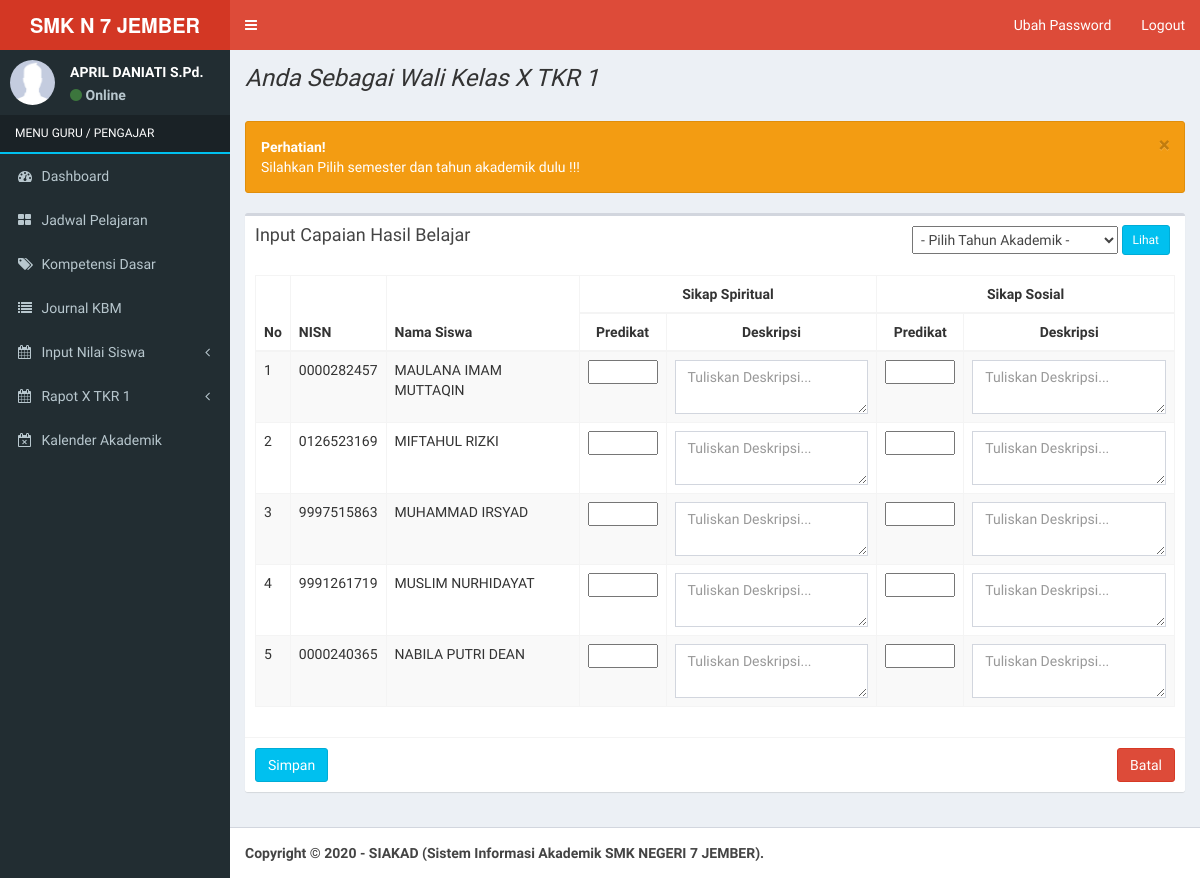
Screenshot of /index_guru.php?view=capaianhasilbelajar_wakel (signed in) with the database file from the repository.
### tables this page shows
CREATE TABLE `guru` (
  `nip` varchar(30) NOT NULL,
  `password` varchar(255) NOT NULL,
  `nama_guru` varchar(150) NOT NULL,
  `tempat_lahir` varchar(150) NOT NULL,
  `tanggal_lahir` date NOT NULL,
  `id_jenis_kelamin` int(11) NOT NULL,
  `id_agama` int(11) NOT NULL,
  `telepon` varchar(15) NOT NULL,
  `email` varchar(150) NOT NULL,
  `alamat_jalan` varchar(255) NOT NULL,
  `rt` varchar(5) NOT NULL,
  `rw` varchar(5) NOT NULL,
  `nama_dusun` varchar(100) NOT NULL,
  `desa_kelurahan` varchar(100) NOT NULL,
  `kecamatan` varchar(100) NOT NULL,
  `kabupaten` varchar(150) NOT NULL,
  `kode_pos` int(10) NOT NULL,
  `nuptk` varchar(50) NOT NULL,
  `nik` varchar(50) NOT NULL,
  `tmt` varchar(20) NOT NULL,
  `id_status_kepegawaian` int(5) NOT NULL,
  `id_jenis_ptk` int(5) NOT NULL,
  `id_status_keaktifan` int(5) NOT NULL,
  `foto` varchar(255) NOT NULL,
  `id_golongan` int(5) NOT NULL
);

CREATE TABLE `kelas` (
  `kode_kelas` varchar(10) NOT NULL,
  `nip` varchar(30) NOT NULL,
  `kode_jurusan` varchar(10) NOT NULL,
  `kode_ruangan` varchar(10) NOT NULL,
  `nama_kelas` varchar(20) NOT NULL,
  `aktif` enum('Ya','Tidak') NOT NULL
);

CREATE TABLE `siswa` (
  `id_siswa` int(11) NOT NULL,
  `nipd` varchar(10) NOT NULL,
  `password` varchar(255) NOT NULL,
  `nama` varchar(120) NOT NULL,
  `id_jenis_kelamin` varchar(20) NOT NULL,
  `nisn` varchar(20) NOT NULL,
  `tempat_lahir` varchar(100) NOT NULL,
  `tanggal_lahir` date NOT NULL,
  `nik` varchar(50) NOT NULL,
  `id_agama` varchar(20) NOT NULL,
  `kebutuhan_khusus` varchar(20) NOT NULL,
  `alamat` text NOT NULL,
  `rt` varchar(5) NOT NULL,
  `rw` varchar(5) NOT NULL,
  `dusun` varchar(100) NOT NULL,
  `kelurahan` varchar(100) NOT NULL,
  `kecamatan` varchar(100) NOT NULL,
  `kode_pos` int(10) NOT NULL,
  `jenis_tinggal` varchar(100) NOT NULL,
  `alat_transportasi` varchar(100) NOT NULL,
  `hp` varchar(15) NOT NULL,
  `email` varchar(150) NOT NULL,
  `skhun` varchar(50) NOT NULL,
  `penerima_kps` varchar(20) NOT NULL,
  `no_kps` varchar(50) NOT NULL,
  `foto` varchar(255) NOT NULL,
  `nama_ayah` varchar(150) NOT NULL,
  `tahun_lahir_ayah` int(4) NOT NULL,
  `pendidikan_ayah` varchar(50) NOT NULL,
  `pekerjaan_ayah` varchar(100) NOT NULL,
  `penghasilan_ayah` varchar(100) NOT NULL,
  `kebutuhan_khusus_ayah` varchar(100) NOT NULL,
  `no_telpon_ayah` varchar(15) NOT NULL,
  `nama_ibu` varchar(150) NOT NULL,
  `tahun_lahir_ibu` int(4) NOT NULL,
  `pendidikan_ibu` varchar(50) NOT NULL,
  `pekerjaan_ibu` varchar(100) NOT NULL,
  `penghasilan_ibu` varchar(100) NOT NULL,
  `kebutuhan_khusus_ibu` varchar(100) NOT NULL,
  `no_telpon_ibu` varchar(15) NOT NULL,
  `nama_wali` varchar(150) NOT NULL,
  `tahun_lahir_wali` int(4) NOT NULL,
  `pendidikan_wali` varchar(50) NOT NULL,
  `pekerjaan_wali` varchar(100) NOT NULL,
  `penghasilan_wali` varchar(50) NOT NULL,
  `angkatan` int(5) NOT NULL,
  `status_awal` varchar(20) NOT NULL,
  `status_siswa` enum('Aktif','Tidak Aktif') NOT NULL,
  `tingkat` varchar(10) NOT NULL,
  `kode_kelas` varchar(10) NOT NULL,
  `kode_jurusan` varchar(10) NOT NULL,
  `id_sesi` int(5) NOT NULL
);

### application/wakel/raport_capaian_hasil_belajar_wakel.php (the view, shortened to what this page needs)
<?php
if ($_GET[act] == '') {
  ?>
  <section class="content-header">
    <div class='alert alert-warning alert-dismissible fade in' role='alert'>
    <button type='button' class='close' data-dismiss='alert' aria-label='Close'>
    <span aria-hidden='true'>×</span></button>
    <strong>Perhatian!</strong> <br>Silahkan Pilih semester dan tahun akademik  dulu !!!
    </div>
</section>
  <div class="col-xs-12">
    <div class="box">
      <div class="box-header">
        <h3 class="box-title">Input Capaian Hasil Belajar </h3>
        <form style='margin-right:5px; margin-top:0px' class='pull-right' action='' method='GET'>
          <select name='tahun' style='padding:4px'>
            <?php
              echo "<option value=''>- Pilih Tahun Akademik -</option>";
              ?>
          </select>
          <input type="submit" style='margin-top:-4px' class='btn btn-info btn-sm' value='Lihat'>
        </form>
      </div>
      <div class="box-body">
        <form action='' method='POST'>
          <?php
            echo "<table id='example' class='table table-bordered table-striped'>
                    <thead>
                      <tr><th rowspan='2'>No</th>
                        <th rowspan='2'>NISN</th>
                        <th rowspan='2'>Nama Siswa</th>
                        <th colspan='2'><center>Sikap Spiritual</center></th>
                        <th colspan='2'><center>Sikap Sosial</center></th>
                      </tr>
                      <tr>
                          <th><center>Predikat</center></th>
                          <th><center>Deskripsi</center></th>
                          <th><center>Predikat</center></th>
                          <th><center>Deskripsi</center></th>
                      </tr>
                    </thead>
                    <tbody>";
                    $kelas =  mysqli_fetch_array(mysqli_query($koneksi, "SELECT * FROM kelas where nip='$_SESSION[id]' "));
                    $tampil = mysqli_query($koneksi, "SELECT a.* , c.nama_kelas FROM siswa a JOIN jenis_kelamin b ON a.id_jenis_kelamin=b.id_jenis_kelamin JOIN kelas c ON c.kode_kelas=a.kode_kelas where a.kode_kelas='$kelas[kode_kelas]' ORDER BY a.id_siswa");
                    $no = 1;
            while ($r = mysqli_fetch_array($tampil)) {
              $n = mysqli_fetch_array(mysqli_query($koneksi, "SELECT * FROM nilai_sikap_semester where id_tahun_akademik='$_GET[tahun]' AND nisn='$r[nisn]' AND kode_kelas='$_GET[kelas]'"));
              echo "<tr><td>$no</td>
                              <td>$r[nisn]</td>
                              <td>$r[nama]</td>
                              <input type='hidden' name='nisn" . $no . "' value='$r[nisn]'>
                              <td><center><input type='text' name='a" . $no . "' value='$n[spiritual_predikat]' style='width:70px; text-align:center; padding:0px; color:blue'></center></td>
                              <td><textarea name='b" . $no . "' class='form-control' style='width:100%; color:blue' placeholder='Tuliskan Deskripsi...'>$n[spiritual_deskripsi]</textarea></td>
                              <td><center><input type='text' name='c" . $no . "' value='$n[sosial_predikat]' style='width:70px; text-align:center; padding:0px; color:blue'></center></td>
                              <td><textarea name='d" . $no . "' class='form-control' style='width:100%; color:blue' placeholder='Tuliskan Deskripsi...'>$n[sosial_deskripsi]</textarea></td>
                            </tr>";
              $no++;
            }
            ?>
          </tbody>
          </table>
      </div>
      <div class='box-footer'>
        <button type='submit' name='simpan' class='btn btn-info'>Simpan</button>
        <button type='reset' class='btn btn-danger pull-right'>Batal</button>
      </div>
    </div>
  </div>
<?php }  ?>

### index_guru.php (shortened to what this page needs)
<?php
include "config/koneksi.php";
if (isset($_SESSION[id])) {
  if ($_SESSION[level] == 'guru') {
    $iden = mysqli_fetch_array(mysqli_query($koneksi, "SELECT * FROM guru where nip='$_SESSION[id]'"));
    $nama =  $iden[nama_guru];
    $level = 'Guru / Pengajar';
    if (trim($iden[foto]) == '') {
      $foto = 'foto_siswa/no-image.jpg';
    } else {
      $foto = 'foto_pegawai/' . $iden[foto];
    }
  }
  ?>
  <!DOCTYPE html>
  <html>
  <head>
    <link rel="stylesheet" href="bootstrap/css/bootstrap.min.css">
    <link rel="stylesheet" href="https://maxcdn.bootstrapcdn.com/font-awesome/4.4.0/css/font-awesome.min.css">
    <link rel="stylesheet" href="https://code.ionicframework.com/ionicons/2.0.1/css/ionicons.min.css">
    <link rel="stylesheet" href="plugins/datatables/dataTables.bootstrap.css">
    <link rel="stylesheet" href="dist/css/AdminLTE.min.css">
    <link rel="stylesheet" href="dist/css/skins/_all-skins.min.css">
    <link rel="stylesheet" href="plugins/iCheck/flat/blue.css">
    <link rel="stylesheet" href="plugins/morris/morris.css">
    <link rel="stylesheet" href="plugins/jvectormap/jquery-jvectormap-1.2.2.css">
    <link rel="stylesheet" href="plugins/datepicker/datepicker3.css">
    <link rel="stylesheet" href="plugins/daterangepicker/daterangepicker-bs3.css">
    <link rel="stylesheet" href="plugins/bootstrap-wysihtml5/bootstrap3-wysihtml5.min.css">
  </head>
  <body class="hold-transition skin-red sidebar-mini">
    <div class="wrapper">
      <header class="main-header">
        <?php include "main-header.php"; ?>
      </header>
      <aside class="main-sidebar">
        <?php
          if ($_SESSION[level] == 'guru') {
            include "menu-guru.php";
          }
          ?>
      </aside>
      <div class="content-wrapper">
        <section class="content-header">
        <?php
        if($_SESSION[level] == 'guru'){
          $sql2=mysqli_query($koneksi,"SELECT * FROM kelas where nip='$_SESSION[id]'");
          $cekwalikelas=mysqli_num_rows($sql2);
          $kelas=mysqli_fetch_array($sql2);
          if($cekwalikelas==0){
            echo"<b><i>Anda Tidak Sebagai Wali Kelas Manapun !!!</i><b>";
          }else{
            echo"<h1><i>Anda Sebagai Wali Kelas ".$kelas['nama_kelas']."</i></h1>";
          }
        }
        ?>
        </section>
        <section class="content">
          <?php
            if ($_GET[view] == 'home' or $_GET[view] == '') {
              if ($_SESSION[level] == 'guru') {
                include "application/guru/home_guru.php";
              }
            }elseif ($_GET[view] == 'jadwalguru') {
              cek_session_guru();
              echo "<div class='row'>";
              include "application/guru/jadwalguru.php";
              echo "</div>";
            }elseif ($_GET[view] == 'absensi_siswa') {
              cek_session_guru();
              echo "<div class='row'>";
              include "application/guru/absensi_siswa.php";
              echo "</div>";
            }elseif ($_GET[view] == 'kompetensiguru') {
              cek_session_guru();
              echo "<div class='row'>";
              include "application/guru/kompetensidasar_guru.php";
              echo "</div>";
            } elseif ($_GET[view] == 'journalguru') {
              cek_session_guru();
              echo "<div class='row'>";
              include "application/guru/journal_guru.php";
              echo "</div>";
            } elseif ($_GET[view] == 'raport') {
              cek_session_guru();
              echo "<div class='row'>";
              include "application/raport.php";
              echo "</div>";
            } elseif ($_GET[view] == 'raportuts') {
              cek_session_guru();
              echo "<div class='row'>";
              include "application/raport_uts.php";
              echo "</div>";
            } elseif ($_GET[view] == 'kalender') {
              cek_session_guru();
              echo "<div class='row'>";
              include "application/guru/kalender_akademik.php";
              echo "</div>";
            } elseif ($_GET[view] == 'raport_wakel') {
              echo "<div class='row'>";
              include "application/wakel/raport_wakel.php";
              echo "</div>";
            } elseif ($_GET[view] == 'raportuts_wakel') {
              echo "<div class='row'>";
              include "application/wakel/raport_uts_wakel.php";
              echo "</div>";
             } elseif ($_GET[view] == 'raportcetak_wakel') {
              cek_session_guru();
              echo "<div class='row'>";
              include "application/wakel/raport_cetak_wakel.php";
              echo "</div>";
            } elseif ($_GET[view] == 'raportcetakuts_wakel') {
              cek_session_guru();
              echo "<div class='row'>";
              include "application/wakel/raport_cetak_uts_wakel.php";
              echo "</div>";
            } elseif ($_GET[view] == 'capaianhasilbelajar_wakel') {
              echo "<div class='row'>";
              include "application/wakel/raport_capaian_hasil_belajar_wakel.php";
              echo "</div>";
            } elseif ($_GET[view] == 'extrakulikuler_wakel') {
              cek_session_guru();
              echo "<div class='row'>";
              include "application/wakel/raport_extrakulikuler_wakel.php";
              echo "</div>";
            } elseif ($_GET[view] == 'prestasi_wakel') {
              cek_session_guru();
              echo "<div class='row'>";
              include "application/wakel/raport_prestasi_wakel.php";
              echo "</div>";
            }elseif ($_GET[view] == 'catatanwakel') {
              cek_session_guru();
              echo "<div class='row'>";
              include "application/wakel/raport_catatan_wakel.php";
              echo "</div>";
            }
            ?>
        </section>
      </div>
      <footer class="main-footer">
        <?php include "footer.php"; ?>
      </footer>
    </div>
  </body>
  </html>
<?php
} else {
  include "login.php";
}
?>

### menu-guru.php (shortened to what this page needs)
<section class="sidebar">
  <div class="user-panel">
    <div class="pull-left image">
      <img src="<?php echo $foto; ?>" class="img-circle" alt="User Image">
    </div>
    <div class="pull-left info">
      <p><?php echo $nama; ?></p>
      <p><a href="#"><i class="fa fa-circle text-success"></i> Online</a></p>
    </div>
  </div>
  <ul class="sidebar-menu">
    <li class="header" style='color:#fff; text-transform:uppercase; border-bottom:2px solid #00c0ef'>MENU <?php echo $level; ?></li>
    <li><a href="index_guru.php"><i class="fa fa-dashboard"></i> <span>Dashboard</span></a></li>
    <li><a href="index_guru.php?view=jadwalguru"><i class="fa fa-th-large"></i> <span>Jadwal Pelajaran</span></a></li>
    <li><a href="index_guru.php?view=kompetensiguru"><i class="fa fa-tags"></i> <span>Kompetensi Dasar</span></a></li>
    <li><a href="index_guru.php?view=journalguru"><i class="fa fa-list"></i> <span>Journal KBM</span></a></li>
    <li class="treeview">
      <a href="#"><i class="fa fa-calendar"></i> <span>Input Nilai Siswa</span><i class="fa fa-angle-left pull-right"></i></a>
     </li>
    <?php
				if($_SESSION[level] == 'guru'){
          $sql2=mysqli_query($koneksi,"SELECT * FROM kelas where nip='$_SESSION[id]'");
          $cekwalikelas=mysqli_num_rows($sql2);
          $kelas=mysqli_fetch_array($sql2);
				if ($cekwalikelas == 0) { } else {
					?>
				 <li class="treeview">
          <a href="#"><i class="fa fa-calendar"></i> <span>Rapot <?= $kelas['nama_kelas']; ?></span><i class="fa fa-angle-left pull-right"></i></a>
        </li>
       		<?php } ?>
      <?php } ?>
      <li><a href="index_guru.php?view=kalender"><i class="fa fa-calendar-times-o"></i> <span>Kalender Akademik</span></a></li>
  </ul>
</section>

### rows the page displays
guru: nama_guru "APRIL DANIATI S.Pd."
kelas: nama_kelas "X TKR 1"
siswa: nisn "0000282457", nama "MAULANA IMAM MUTTAQIN"
siswa: nisn "0126523169", nama "MIFTAHUL RIZKI"
siswa: nisn "9997515863", nama "MUHAMMAD IRSYAD"
siswa: nisn "9991261719", nama "MUSLIM NURHIDAYAT"
siswa: nisn "0000240365", nama "NABILA PUTRI DEAN"

### other values shown
$level "GURU / PENGAJAR"
